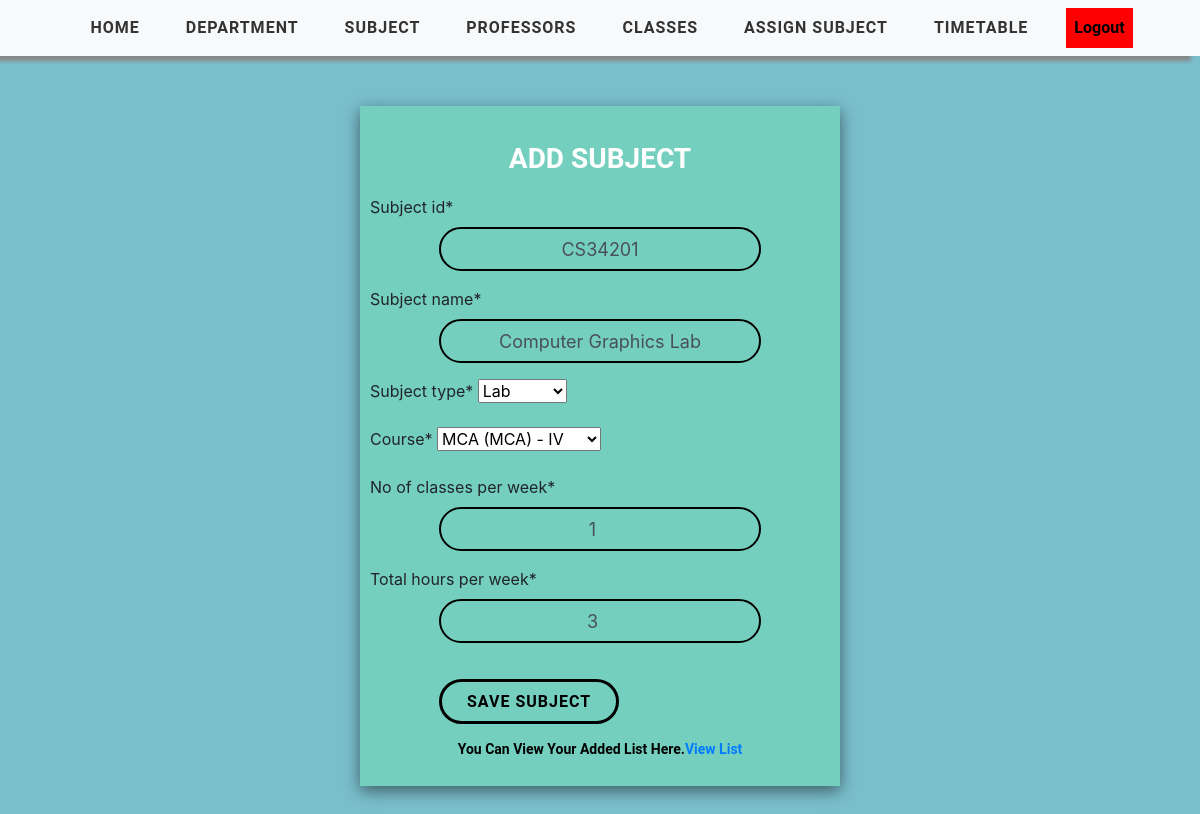
/update-course/CS34201/ (signed in), run on the app's committed database.
### timetableapp/models.py (models this page shows, shortened)
class Course(models.Model):
    COURSE_TYPE = (
        ('Theory', 'Theory'),
        ('Lab', 'Lab')
    )
    user = models.ForeignKey(User, on_delete=models.CASCADE, null=True, blank=True)
    department = models.ForeignKey(Department, on_delete=models.CASCADE)
    course_id = models.CharField(max_length=1000)
    course_name = models.CharField(max_length=1000)
    course_type = models.CharField(max_length=200, choices=COURSE_TYPE)
    credit_hours = models.PositiveIntegerField()
    contact_hours = models.PositiveIntegerField()
    class Meta:
        unique_together = ('user','course_id')

### timetableapp/views.py (the view, shortened to what this page needs)
# urls.py: path('update-course/<str:pk>/', views.updateCourseView, name='update-course'),
@login_required(login_url='login')
def updateCourseView(request, pk):
    form = Course.objects.get(user=request.user,course_id=pk)
    course = CourseForm(instance=form)
    context = {'course': course}
    return render(request, 'course/AddCourse.html', context)

### timetableapp/forms.py
class CourseForm(ModelForm):
    class Meta:
        model = Course
        fields = ['user','course_id', 'course_name', 'course_type', "department", 'credit_hours', 'contact_hours']
        exclude = ['user']
        labels = {'course_id':'Subject id','course_name':'Subject name','course_type':'Subject type',"department":"Course",'credit_hours':'No of classes per week',
                  'contact_hours':'Total hours per week'}

### timetableapp/models.py (called while the page is built)
    def __str__(self):
        return f"{self.branch_name} ({self.department_name}) - {self.semester}"

### timetableapp/templates/course/AddCourse.html (shortened to what this page needs)
{% extends 'timetableapp/main.html' %}
{% load static %}
{% block content %}
    <div class="display">
        <div class="box">
            <div class="header">
                Add Subject
            </div>
            <div class="form">
                <form method="POST" action="">
                    {% load crispy_forms_tags %}
                    {{ course|crispy }}
                    <input type="submit" value="Save Subject" class="saveButton">
                </form>
            </div>
            <div class="viewtable"><p>You can view your added list here.<a href="{% url 'course_view' %}">View List</a></p></div>
        </div>
    </div>
{% endblock %}

### static/css/style.css (style rules this page uses)
a { cursor: pointer; }

### static/css/tables.css (style rules this page uses)
*, *:before, *:after { box-sizing: border-box; }
body { font-family: "Roboto", sans-serif; margin: 0; background-color: white; }

### static/css/add.css (style rules this page uses)
* { margin:0; padding:0; box-sizing: border-box; }
.display { background-color: #7abecc; display: flex; min-height:100vh; width: 100%; justify-content: center; }
.box { margin-top:0; width: 40%; height:100%; background-color: #74cfbf; box-shadow: rgba(0, 0, 0, 0.5) 0px 5px 15px; padding:10px; margin-top:50px; margin-bottom:25px; display: flex; flex-direction: column; gap:15px; }
.header { font-family: Roboto, sans-serif; font-size: 28px; font-weight: bold; text-align: center; text-transform: uppercase; padding-top: 12px; margin-top:10px; color: white; height: 15%; }
.saveButton { width: 180px ; height: 45px ; font-family: Roboto, sans-serif; text-transform: uppercase; letter-spacing: 1px; font-weight: bolder; color: black ; text-align: center; background: none; margin-left: 15%; margin-top: 20px; border-color: black ; border-radius: 30px ; border-style: solid; border-width: 3px ; transition: 0.8s; }
.viewtable { font-family: Roboto, sans-serif; font-weight: bold; font-size: 14px; color: black; text-transform: capitalize; text-align: center; }
.form-control { width: 70% !important; margin-left: 15% !important; outline: none; font-size:18px !important; padding:20px 20px 20px 20px !important; text-align: center !important; border: 2px solid black !important; background: none !important; border-radius: 30px !important; }

### static/css/nav.css (style rules this page uses)
* { margin:0; padding:0; box-sizing: border-box; }

### data on the page
Course: course_id "CS34201", course_name "Computer Graphics Lab", course_type "Lab", department "MCA (MCA) - IV", credit_hours "1", contact_hours "3"
